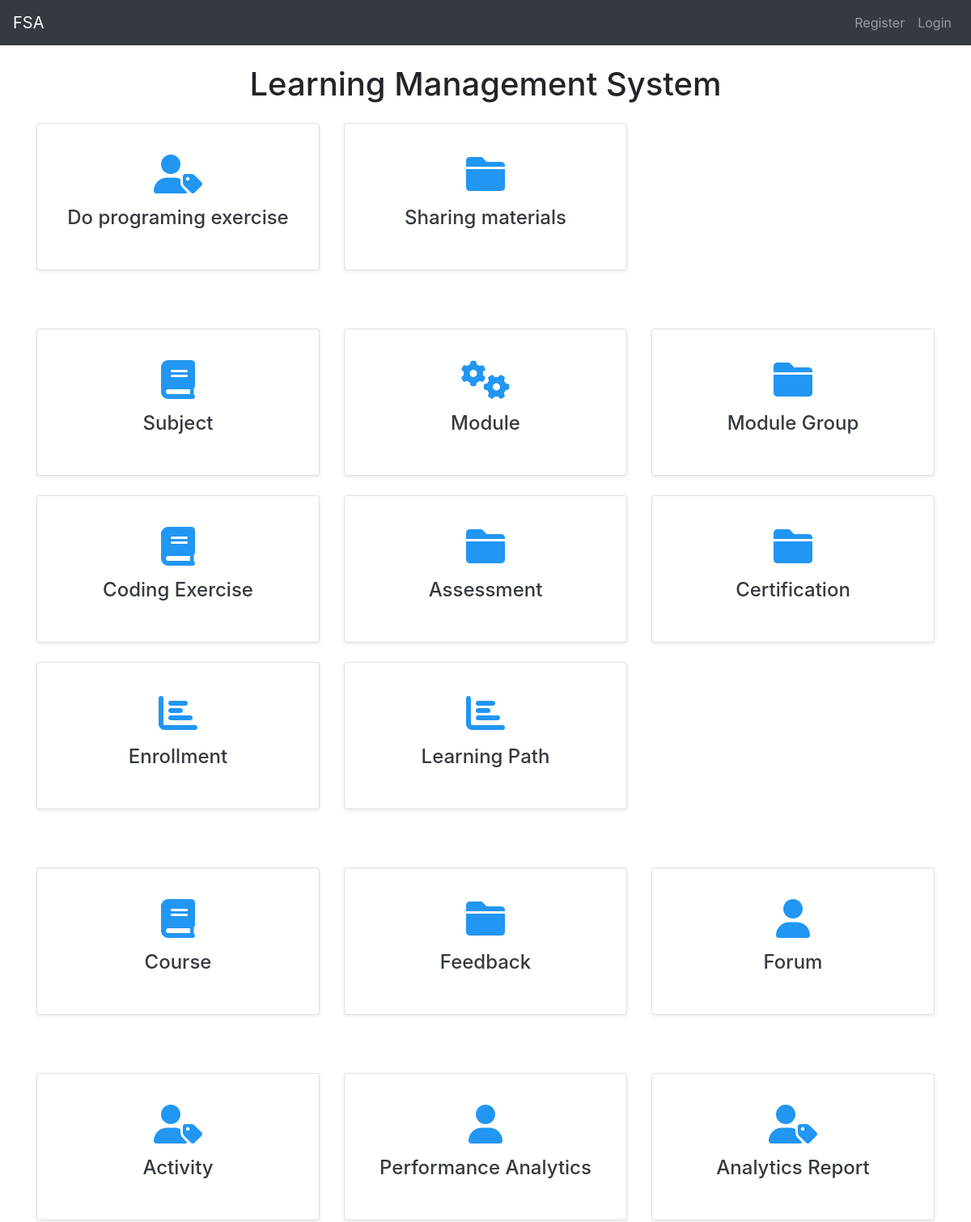
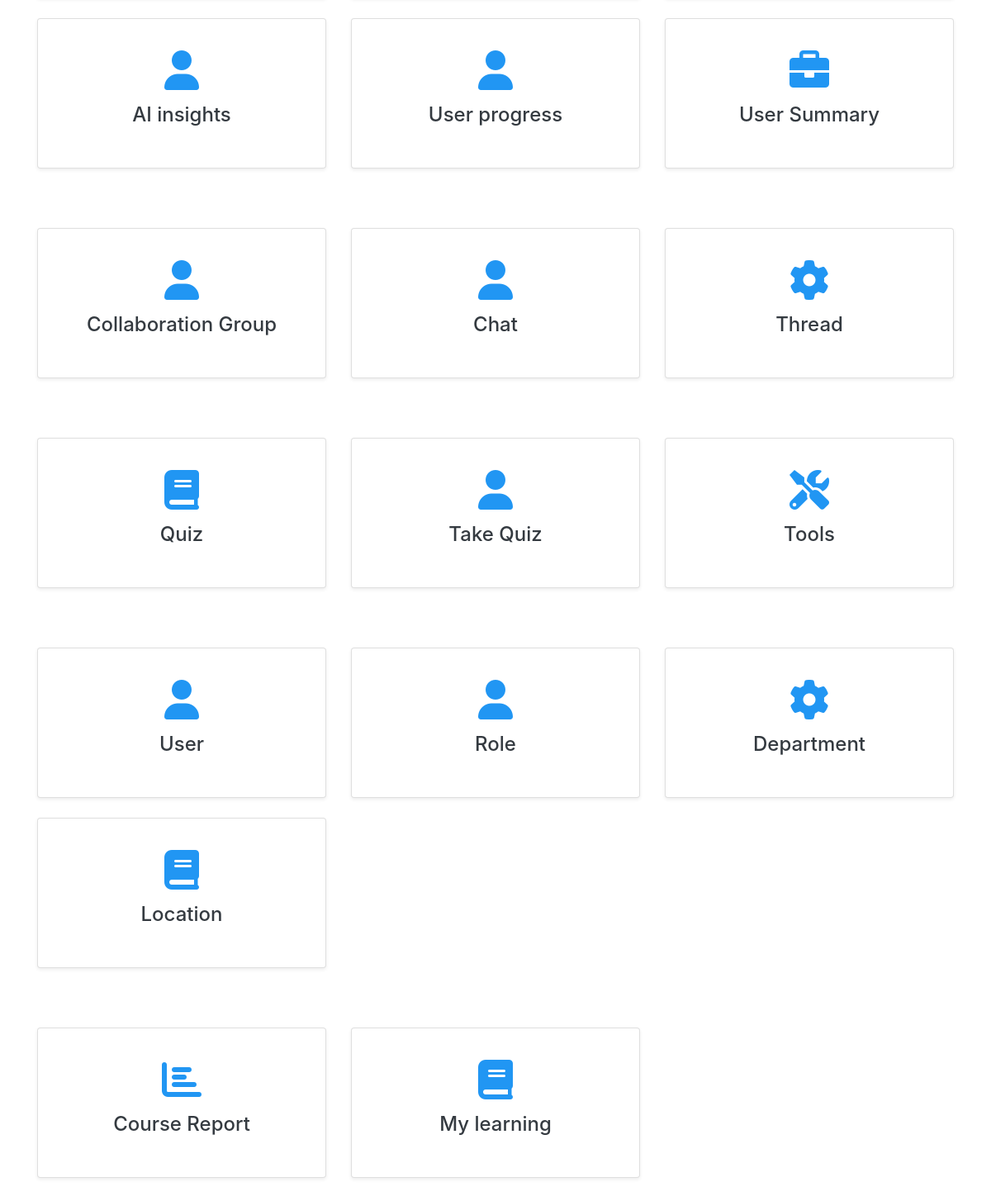
/home/, run on the app's committed database (2 pictures, top to bottom).
### module_group/models.py (models this page shows, shortened)
class Module(models.Model):
    module_name = models.CharField(max_length=255)
    module_url = models.CharField(max_length=255)
    icon = models.CharField(max_length=255, blank=True, null=True)
    module_group = models.ForeignKey(ModuleGroup, related_name='modules', on_delete=models.CASCADE)

### main/views.py (the view)
# urls.py: 2. Add a URL to urlpatterns:  path('', views.home, name='home')
def home(request):
    query = request.GET.get('q')
    all_modules = Module.objects.all()
    if request.user.is_authenticated:
        try:
            user_profile = getattr(request.user, 'profile', None)
            user_role = getattr(user_profile, 'role', None)
            if request.user.is_superuser:
                modules = all_modules
            elif user_role:
                modules = all_modules.filter(role_modules=user_role).distinct()
            else:
                messages.error(request, "Invalid role or no modules available for this role.")
                modules = Module.objects.none()
        except AttributeError:
            messages.error(request, "User profile not found.")
            modules = Module.objects.none()
    else:
        modules = all_modules
    if query:
        modules = modules.filter(
            Q(module_name__icontains=query) |
            Q(module_group__group_name__icontains=query)
        )
    module_groups = ModuleGroup.objects.all()
    form = ExcelImportForm()
    return render(request, 'home.html', {
        'module_groups': module_groups,
        'modules': modules,
        'form': form,
    })

### main/templates/home.html (shortened to what this page needs)
{% extends "base.html" %}
{% block content %}
<div class="container mt-4">
    <h1 class="mb-4 text-center">Learning Management System </h1>
    {% for group in module_groups %}
    <div class="mb-5">
        <div class="row">
            {% for module in modules %}
                {% if module.module_group == group %}
                <div class="col-md-4 mb-4">
                    <div class="card shadow-sm h-100">
                        <a href="{% url module.module_url %}" class="text-decoration-none text-dark">
                            <div class="card-body text-center d-flex flex-column justify-content-center" style="height: 180px; width: 100%; overflow: hidden;">
                                <div class="icon mb-3">
                                    <i class="{{ module.icon }} fa-3x" style="color: #2196F3;"></i>
                                </div>
                                <h5 class="card-title" style="font-size: 1.5rem;">{{ module.module_name }}</h5>
                            </div>
                        </a>
                    </div>
                </div>
                {% endif %}
            {% endfor %}
        </div>
    </div>
    {% endfor %}
</div>
{% endblock %}

### main/templates/home.html (style rules this page uses)
.card { transition: transform 0.2s, box-shadow 0.2s; }

### data on the page
Module: module_name "Do programing exercise"
Module: module_name "Sharing materials"
Module: module_name "Subject"
Module: module_name "Module"
Module: module_name "Module Group"
Module: module_name "Coding Exercise"
Module: module_name "Assessment"
Module: module_name "Certification"
Module: module_name "Enrollment"
Module: module_name "Learning Path"
Module: module_name "Course"
Module: module_name "Feedback"
Module: module_name "Forum"
Module: module_name "Activity"
Module: module_name "Performance Analytics"
Module: module_name "Analytics Report"
Module: module_name "AI insights"
Module: module_name "User progress"
Module: module_name "User Summary"
Module: module_name "Collaboration Group"
Module: module_name "Chat"
Module: module_name "Thread"
Module: module_name "Quiz"
Module: module_name "Take Quiz"
Module: module_name "Tools"
Module: module_name "User"
Module: module_name "Role"
Module: module_name "Department"
Module: module_name "Location"
Module: module_name "Course Report"
Module: module_name "My learning"
